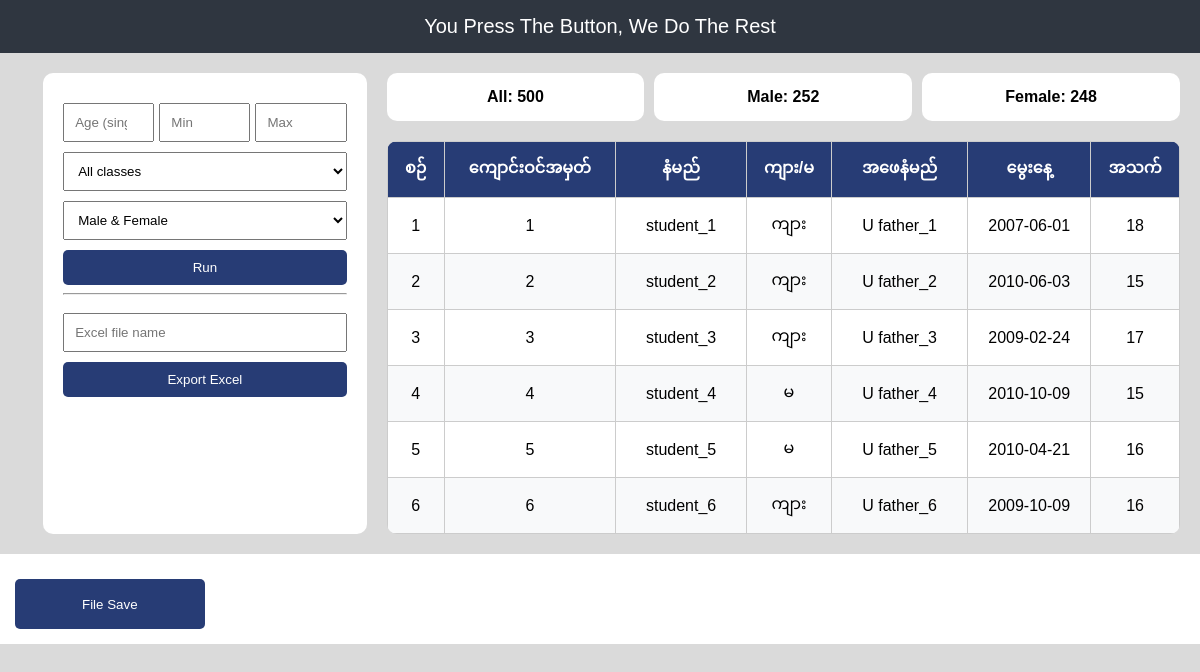
The page / on the database its author committed.
### tables this page shows
CREATE TABLE students
                ( id INTEGER PRIMARY KEY AUTOINCREMENT,
                စဉ် TEXT,
                ကျောင်းဝင်အမှတ် INTEGER,
                နံမည် TEXT,
                အဖေနံမည် TEXT,
                ကျားမ TEXT,
                မွေးနေ့ TEXT,
                class TEXT,
                UNIQUE(ကျောင်းဝင်အမှတ်) );

### app.py (the view)
@app.route('/')
def home():
    try:
        rows = models.get_all_students()
        data_with_age = utils.add_age_to_students(rows)
        filtered_data = utils.apply_filters(
            data_with_age,
            class_filter='all',
            gender_filter='all'
        )
        summary = utils.calculate_summary(filtered_data)
        return render_template(
            'home.html',
            data=filtered_data,
            data_all=summary['all'],
            data_male=summary['male'],
            data_female=summary['female'],
            age='',
            age_1='',
            age_2='',
            class_html='all',
            gender='all',
            message='',
            message_type=''
        )
    except Exception as e:
        app.logger.error(f"Error loading home page: {e}")
        return render_template('home.html', **utils.get_default_context())

### models.py (called while the page is built)
@contextmanager
def get_db_connection():
    conn = None
    try:
        conn = sqlite3.connect(config.DATABASE_PATH, timeout=config.DB_TIMEOUT)
        conn.row_factory = sqlite3.Row
        yield conn
    except sqlite3.Error as e:
        raise DatabaseError(f"Database connection error: {e}")
    finally:
        if conn:
            conn.close()

def get_all_students() -> List[Tuple]:
    with get_db_connection() as conn:
        cursor = conn.cursor()
        cursor.execute("""
            SELECT စဉ်, ကျောင်းဝင်အမှတ်, နံမည်, ကျားမ, အဖေနံမည်, မွေးနေ့, class
            FROM students
            ORDER BY CAST(စဉ် AS INTEGER)
        """)
        return cursor.fetchall()

### utils.py (called while the page is built)
def calculate_age(dob_str: str) -> int:
    try:
        dob = datetime.strptime(dob_str, "%Y-%m-%d")
        today = datetime.today()
        age = today.year - dob.year - (
            (today.month, today.day) < (dob.month, dob.day)
        )
        return max(0, age)  # Ensure non-negative
    except (ValueError, TypeError):
        return 0

def add_age_to_students(rows: List[Tuple]) -> List[Tuple]:
    data_with_age = []
    for row in rows:
        no, roll, name, gender, father, dob, class_name = row
        age = calculate_age(dob)
        data_with_age.append((no, roll, name, gender, father, dob, class_name, age))
    return data_with_age

def apply_filters(
    data: List[Tuple],
    class_filter: str = 'all',
    gender_filter: str = 'all',
    age_single: Optional[int] = None,
    age_min: Optional[int] = None,
    age_max: Optional[int] = None
) -> List[Tuple]:
    filtered_data = data
    if class_filter != 'all':
        filtered_data = [row for row in filtered_data if row[6] == class_filter]
    if gender_filter != 'all':
        filtered_data = [row for row in filtered_data if row[3] == gender_filter]
    if age_single is not None:
        filtered_data = [row for row in filtered_data if row[7] == age_single]
    elif age_min is not None and age_max is not None:
        filtered_data = [
            row for row in filtered_data
            if age_min <= row[7] <= age_max
        ]
    return filtered_data

def calculate_summary(data: List[Tuple]) -> Dict[str, int]:
    return {
        'all': len(data),
        'male': len([r for r in data if r[3] == 'ကျား']),
        'female': len([r for r in data if r[3] == 'မ'])
    }

### templates/home.html (shortened to what this page needs)
<!DOCTYPE html>
<html>
<head>
</head>
<body>
<div class="container">
    <div class="top-bar">
        You Press The Button, We Do The Rest
    </div>
    <div class="main">
        <div class="filter-panel">
            <form method="POST" action="{{ url_for('view_data') }}">
                <div class="age-inputs">
                    <input type="number" name="age" value="{{ age or '' }}" placeholder="Age (single)">
                    <input type="number" name="age_1" value="{{ age_1 or '' }}" placeholder="Min">
                    <input type="number" name="age_2" value="{{ age_2 or '' }}" placeholder="Max">
                </div>
                <select name="class">
                    <option value="all" {% if class_html == 'all' %}selected{% endif %}>All classes</option>
                </select>
                <select name="gender">
                    <option value="all" {% if gender == 'all' %}selected{% endif %}>Male & Female</option>
                </select>
                <button type="submit" name="on" value="run">Run</button>
                <hr>
                <input type="text" name="file_name" placeholder="Excel file name" value="{{ file_name or '' }}">
                <button type="submit" name="on" value="save_file">Export Excel</button>
            </form>
        </div>
        <div class="table-panel">
            <div class="summary">
                <div class="box">All: {{ data_all }}</div>
                <div class="box">Male: {{ data_male }}</div>
                <div class="box">Female: {{ data_female }}</div>
            </div>
            <div class="table-container">
                {% if data %}
                <table>
                    <thead>
                        <tr>
                            <th>စဉ်</th>
                            <th>ကျောင်းဝင်အမှတ်</th>
                            <th>နံမည်</th>
                            <th>ကျား/မ</th>
                            <th>အဖေနံမည်</th>
                            <th>မွေးနေ့</th>
                            <th>အသက်</th>
                        </tr>
                    </thead>
                    <tbody>
                        {% for row in data %}
                        <tr>
                            <td>{{ row[0] }}</td>
                            <td>{{ row[1] }}</td>
                            <td>{{ row[2] }}</td>
                            <td>{{ row[3] }}</td>
                            <td>{{ row[4] }}</td>
                            <td>{{ row[5] }}</td>
                            <td>{{ row[7] }}</td>
                        </tr>
                        {% endfor %}
                    </tbody>
                </table>
                {% else %}
                <div class="empty-state">
                    <p>No student data found.</p>
                    <p>Click "File Save" to import data from Excel.</p>
                </div>
                {% endif %}
            </div>
        </div>
    </div>
    <div class="button-ber">
        <form method="post" action="{{ url_for('insert_data') }}">
            <button type="submit" style="width: 16.2%; height: 50px;">File Save</button>
        </form>
    </div>
</div>
</body>
</html>

### templates/home.html (style rules this page uses)
body { margin: 0; font-family: Arial, sans-serif; background: #dadada; }
.container { width: 100%; }
.top-bar { background: #2f3640; color: white; padding: 15px; text-align: center; font-size: 20px; }
.button-ber { background: white; padding: 15px; }
.main { display: flex; padding: 20px; }
.filter-panel { width: 25%; min-height: 420px; background: white; padding: 20px; border-radius: 10px; margin-left: 2%; }
.table-panel { width: 70%; height: 70%; margin-left: 20px; }
.table-container { max-height: 393px; overflow-y: auto; border-radius: 10px; }
.summary { display: flex; gap: 10px; margin-bottom: 20px; }
.box { flex: 1; padding: 15px; background: white; border-radius: 10px; text-align: center; font-weight: bold; }
input, select, button { width: 100%; padding: 10px; margin-top: 10px; box-sizing: border-box; }
button { background: #273c75; color: white; border: none; cursor: pointer; border-radius: 5px; }
table { width: 100%; border-collapse: collapse; background: white; }
th, td { padding: 10px; border: 1px solid #ccc; text-align: center; }
th { background: #273c75; color: white; }
tr:nth-child(even) { background: #f8f9fa; }
.age-inputs { display: flex; gap: 5px; }
.age-inputs input { flex: 1; }

### rows shown on the page
students: row "1", row "student_1", row "ကျား", row "U father_1", row "2007-06-01", row "18"
students: row "2", row "student_2", row "ကျား", row "U father_2", row "2010-06-03", row "15"
students: row "3", row "student_3", row "ကျား", row "U father_3", row "2009-02-24", row "17"
students: row "4", row "student_4", row "မ", row "U father_4", row "2010-10-09", row "15"
students: row "5", row "student_5", row "မ", row "U father_5", row "2010-04-21", row "16"
students: row "6", row "student_6", row "ကျား", row "U father_6", row "2009-10-09", row "16"

### other values the page prints
{{ data_all }} "500"
{{ data_male }} "252"
{{ data_female }} "248"
